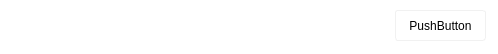
<?xml version="1.0" encoding="UTF-8"?>
<ui version="4.0">
 <class>Form</class>
 <widget class="QWidget" name="Form">
  <property name="geometry">
   <rect>
    <x>0</x>
    <y>0</y>
    <width>498</width>
    <height>54</height>
   </rect>
  </property>
  <property name="windowTitle">
   <string>Form</string>
  </property>
  <property name="styleSheet">
   <string notr="true">QWidget{
	background-color: rgb(255, 255, 255);
}

QPushButton {
    background-color: white;
	border: 1px solid rgb(241, 241, 241);
	border-radius: 3px;
}

QPushButton:pressed{
	background-color:rgb(243, 243, 243);

}</string>
  </property>
  <widget class="QPushButton" name="pushButton">
   <property name="geometry">
    <rect>
     <x>395</x>
     <y>10</y>
     <width>91</width>
     <height>31</height>
    </rect>
   </property>
   <property name="text">
    <string>PushButton</string>
   </property>
  </widget>
  <widget class="QLabel" name="label">
   <property name="geometry">
    <rect>
     <x>20</x>
     <y>20</y>
     <width>41</width>
     <height>21</height>
    </rect>
   </property>
   <property name="text">
    <string/>
   </property>
   <property name="pixmap">
    <pixmap>../../icons/add.svg</pixmap>
   </property>
  </widget>
 </widget>
 <resources/>
 <connections/>
</ui>
